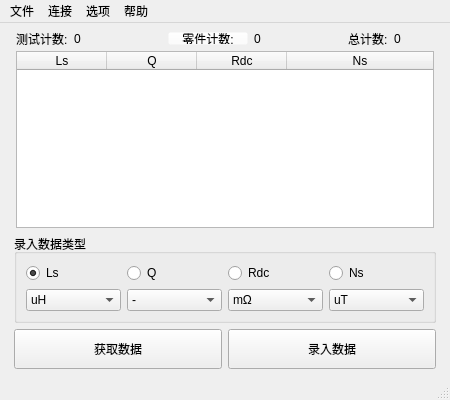
<?xml version="1.0" encoding="UTF-8"?>
<ui version="4.0">
 <class>MainWindow</class>
 <widget class="QMainWindow" name="MainWindow">
  <property name="geometry">
   <rect>
    <x>0</x>
    <y>0</y>
    <width>450</width>
    <height>400</height>
   </rect>
  </property>
  <property name="minimumSize">
   <size>
    <width>450</width>
    <height>300</height>
   </size>
  </property>
  <property name="windowTitle">
   <string>TH2837</string>
  </property>
  <property name="windowIcon">
   <iconset resource="iqc.qrc">
    <normaloff>:/pics/pic/acbel256.gif</normaloff>:/pics/pic/acbel256.gif</iconset>
  </property>
  <property name="toolButtonStyle">
   <enum>Qt::ToolButtonStyle::ToolButtonFollowStyle</enum>
  </property>
  <widget class="QWidget" name="centralwidget">
   <layout class="QGridLayout" name="gridLayout_4">
    <item row="9" column="1">
     <widget class="QGroupBox" name="groupBox">
      <property name="maximumSize">
       <size>
        <width>16777215</width>
        <height>120</height>
       </size>
      </property>
      <property name="title">
       <string>录入数据类型</string>
      </property>
      <layout class="QVBoxLayout" name="verticalLayout">
       <item>
        <layout class="QGridLayout" name="gridLayout_2">
         <item row="0" column="0">
          <widget class="QRadioButton" name="rBtnLs">
           <property name="maximumSize">
            <size>
             <width>16777215</width>
             <height>20</height>
            </size>
           </property>
           <property name="statusTip">
            <string>电感量</string>
           </property>
           <property name="text">
            <string>Ls</string>
           </property>
           <property name="checked">
            <bool>true</bool>
           </property>
           <attribute name="buttonGroup">
            <string notr="true">buttonGroup</string>
           </attribute>
          </widget>
         </item>
         <item row="0" column="1">
          <widget class="QRadioButton" name="rBtnQ">
           <property name="maximumSize">
            <size>
             <width>16777215</width>
             <height>20</height>
            </size>
           </property>
           <property name="statusTip">
            <string>品质因素</string>
           </property>
           <property name="text">
            <string>Q</string>
           </property>
           <attribute name="buttonGroup">
            <string notr="true">buttonGroup</string>
           </attribute>
          </widget>
         </item>
         <item row="0" column="2">
          <widget class="QRadioButton" name="rBtnRdc">
           <property name="maximumSize">
            <size>
             <width>16777215</width>
             <height>20</height>
            </size>
           </property>
           <property name="statusTip">
            <string>直流阻抗</string>
           </property>
           <property name="text">
            <string>Rdc</string>
           </property>
           <attribute name="buttonGroup">
            <string notr="true">buttonGroup</string>
           </attribute>
          </widget>
         </item>
         <item row="0" column="3">
          <widget class="QRadioButton" name="rBtnNs">
           <property name="maximumSize">
            <size>
             <width>16777215</width>
             <height>20</height>
            </size>
           </property>
           <property name="statusTip">
            <string>圈数</string>
           </property>
           <property name="text">
            <string>Ns</string>
           </property>
           <attribute name="buttonGroup">
            <string notr="true">buttonGroup</string>
           </attribute>
          </widget>
         </item>
        </layout>
       </item>
       <item>
        <layout class="QHBoxLayout" name="horizontalLayout_2">
         <item>
          <widget class="QComboBox" name="cboLs">
           <item>
            <property name="text">
             <string>uH</string>
            </property>
           </item>
           <item>
            <property name="text">
             <string>mH</string>
            </property>
           </item>
           <item>
            <property name="text">
             <string>H</string>
            </property>
           </item>
          </widget>
         </item>
         <item>
          <widget class="QComboBox" name="cboQ">
           <item>
            <property name="text">
             <string>-</string>
            </property>
           </item>
          </widget>
         </item>
         <item>
          <widget class="QComboBox" name="cboRdc">
           <item>
            <property name="text">
             <string>mΩ</string>
            </property>
           </item>
           <item>
            <property name="text">
             <string>Ω</string>
            </property>
           </item>
          </widget>
         </item>
         <item>
          <widget class="QComboBox" name="cboNs">
           <property name="currentIndex">
            <number>0</number>
           </property>
           <item>
            <property name="text">
             <string>uT</string>
            </property>
           </item>
           <item>
            <property name="text">
             <string>mT</string>
            </property>
           </item>
           <item>
            <property name="text">
             <string>T</string>
            </property>
           </item>
          </widget>
         </item>
        </layout>
       </item>
      </layout>
     </widget>
    </item>
    <item row="10" column="1">
     <layout class="QGridLayout" name="gridLayout">
      <item row="0" column="0">
       <widget class="QPushButton" name="btnGetdatas">
        <property name="minimumSize">
         <size>
          <width>0</width>
          <height>40</height>
         </size>
        </property>
        <property name="statusTip">
         <string>从TH2837中获取数据</string>
        </property>
        <property name="text">
         <string>获取数据</string>
        </property>
       </widget>
      </item>
      <item row="0" column="1">
       <widget class="QPushButton" name="btnGetstop">
        <property name="minimumSize">
         <size>
          <width>0</width>
          <height>40</height>
         </size>
        </property>
        <property name="statusTip">
         <string>将数据录入系统</string>
        </property>
        <property name="text">
         <string>录入数据</string>
        </property>
       </widget>
      </item>
     </layout>
    </item>
    <item row="7" column="1" rowspan="2">
     <layout class="QVBoxLayout" name="verticalLayout_2">
      <property name="spacing">
       <number>0</number>
      </property>
      <property name="leftMargin">
       <number>2</number>
      </property>
      <property name="rightMargin">
       <number>2</number>
      </property>
      <item>
       <widget class="QTableWidget" name="tableOutput">
        <property name="sizePolicy">
         <sizepolicy hsizetype="Expanding" vsizetype="Expanding">
          <horstretch>0</horstretch>
          <verstretch>0</verstretch>
         </sizepolicy>
        </property>
        <property name="minimumSize">
         <size>
          <width>300</width>
          <height>80</height>
         </size>
        </property>
        <property name="statusTip">
         <string>数据显示区</string>
        </property>
        <property name="lineWidth">
         <number>0</number>
        </property>
        <property name="autoScrollMargin">
         <number>12</number>
        </property>
        <property name="editTriggers">
         <set>QAbstractItemView::EditTrigger::EditKeyPressed</set>
        </property>
        <property name="selectionBehavior">
         <enum>QAbstractItemView::SelectionBehavior::SelectItems</enum>
        </property>
        <property name="horizontalScrollMode">
         <enum>QAbstractItemView::ScrollMode::ScrollPerPixel</enum>
        </property>
        <property name="gridStyle">
         <enum>Qt::PenStyle::DotLine</enum>
        </property>
        <property name="rowCount">
         <number>0</number>
        </property>
        <property name="columnCount">
         <number>4</number>
        </property>
        <attribute name="horizontalHeaderVisible">
         <bool>true</bool>
        </attribute>
        <attribute name="horizontalHeaderDefaultSectionSize">
         <number>90</number>
        </attribute>
        <attribute name="horizontalHeaderStretchLastSection">
         <bool>true</bool>
        </attribute>
        <attribute name="verticalHeaderVisible">
         <bool>true</bool>
        </attribute>
        <attribute name="verticalHeaderCascadingSectionResizes">
         <bool>true</bool>
        </attribute>
        <attribute name="verticalHeaderStretchLastSection">
         <bool>false</bool>
        </attribute>
        <column>
         <property name="text">
          <string>Ls</string>
         </property>
        </column>
        <column>
         <property name="text">
          <string>Q</string>
         </property>
        </column>
        <column>
         <property name="text">
          <string>Rdc</string>
         </property>
        </column>
        <column>
         <property name="text">
          <string>Ns</string>
         </property>
        </column>
       </widget>
      </item>
     </layout>
    </item>
    <item row="1" column="1">
     <layout class="QHBoxLayout" name="horizontalLayout">
      <property name="sizeConstraint">
       <enum>QLayout::SizeConstraint::SetDefaultConstraint</enum>
      </property>
      <property name="leftMargin">
       <number>2</number>
      </property>
      <property name="rightMargin">
       <number>2</number>
      </property>
      <item>
       <widget class="QLabel" name="label_1">
        <property name="sizePolicy">
         <sizepolicy hsizetype="Preferred" vsizetype="Fixed">
          <horstretch>0</horstretch>
          <verstretch>0</verstretch>
         </sizepolicy>
        </property>
        <property name="minimumSize">
         <size>
          <width>0</width>
          <height>10</height>
         </size>
        </property>
        <property name="maximumSize">
         <size>
          <width>16777215</width>
          <height>20</height>
         </size>
        </property>
        <property name="text">
         <string>测试计数:</string>
        </property>
       </widget>
      </item>
      <item>
       <widget class="QLabel" name="label_counttest">
        <property name="sizePolicy">
         <sizepolicy hsizetype="Expanding" vsizetype="Fixed">
          <horstretch>0</horstretch>
          <verstretch>0</verstretch>
         </sizepolicy>
        </property>
        <property name="minimumSize">
         <size>
          <width>40</width>
          <height>10</height>
         </size>
        </property>
        <property name="maximumSize">
         <size>
          <width>16777215</width>
          <height>20</height>
         </size>
        </property>
        <property name="statusTip">
         <string/>
        </property>
        <property name="text">
         <string>0</string>
        </property>
       </widget>
      </item>
      <item>
       <widget class="QPushButton" name="btn_countcomponent">
        <property name="minimumSize">
         <size>
          <width>0</width>
          <height>10</height>
         </size>
        </property>
        <property name="maximumSize">
         <size>
          <width>16777215</width>
          <height>20</height>
         </size>
        </property>
        <property name="styleSheet">
         <string notr="true">background-color: rgba(255, 255, 255, 0);</string>
        </property>
        <property name="text">
         <string>零件计数:</string>
        </property>
       </widget>
      </item>
      <item>
       <widget class="QLabel" name="label_countcomponent">
        <property name="sizePolicy">
         <sizepolicy hsizetype="Expanding" vsizetype="Fixed">
          <horstretch>0</horstretch>
          <verstretch>0</verstretch>
         </sizepolicy>
        </property>
        <property name="minimumSize">
         <size>
          <width>40</width>
          <height>10</height>
         </size>
        </property>
        <property name="maximumSize">
         <size>
          <width>16777215</width>
          <height>20</height>
         </size>
        </property>
        <property name="text">
         <string>0</string>
        </property>
       </widget>
      </item>
      <item>
       <widget class="QLabel" name="label_3">
        <property name="sizePolicy">
         <sizepolicy hsizetype="Preferred" vsizetype="Fixed">
          <horstretch>0</horstretch>
          <verstretch>0</verstretch>
         </sizepolicy>
        </property>
        <property name="minimumSize">
         <size>
          <width>0</width>
          <height>10</height>
         </size>
        </property>
        <property name="maximumSize">
         <size>
          <width>16777215</width>
          <height>20</height>
         </size>
        </property>
        <property name="text">
         <string>总计数:</string>
        </property>
       </widget>
      </item>
      <item>
       <widget class="QLabel" name="label_counttotal">
        <property name="sizePolicy">
         <sizepolicy hsizetype="Preferred" vsizetype="Fixed">
          <horstretch>0</horstretch>
          <verstretch>0</verstretch>
         </sizepolicy>
        </property>
        <property name="minimumSize">
         <size>
          <width>40</width>
          <height>10</height>
         </size>
        </property>
        <property name="maximumSize">
         <size>
          <width>16777215</width>
          <height>20</height>
         </size>
        </property>
        <property name="text">
         <string>0</string>
        </property>
       </widget>
      </item>
     </layout>
    </item>
    <item row="7" column="0" rowspan="2">
     <spacer name="horizontalSpacer_2">
      <property name="orientation">
       <enum>Qt::Orientation::Horizontal</enum>
      </property>
      <property name="sizeType">
       <enum>QSizePolicy::Policy::Fixed</enum>
      </property>
      <property name="sizeHint" stdset="0">
       <size>
        <width>5</width>
        <height>20</height>
       </size>
      </property>
     </spacer>
    </item>
    <item row="7" column="2" rowspan="2">
     <spacer name="horizontalSpacer">
      <property name="orientation">
       <enum>Qt::Orientation::Horizontal</enum>
      </property>
      <property name="sizeType">
       <enum>QSizePolicy::Policy::Fixed</enum>
      </property>
      <property name="sizeHint" stdset="0">
       <size>
        <width>5</width>
        <height>20</height>
       </size>
      </property>
     </spacer>
    </item>
   </layout>
  </widget>
  <widget class="QMenuBar" name="menubar">
   <property name="geometry">
    <rect>
     <x>0</x>
     <y>0</y>
     <width>450</width>
     <height>21</height>
    </rect>
   </property>
   <widget class="QMenu" name="menu_1">
    <property name="title">
     <string>连接</string>
    </property>
    <addaction name="actioncom"/>
    <addaction name="separator"/>
    <addaction name="actionsets_reconn"/>
    <addaction name="actiondisconn"/>
   </widget>
   <widget class="QMenu" name="menu_0">
    <property name="title">
     <string>文件</string>
    </property>
    <addaction name="actionsavedatas"/>
    <addaction name="actionreset"/>
    <addaction name="separator"/>
    <addaction name="actionquit"/>
   </widget>
   <widget class="QMenu" name="menu_3">
    <property name="title">
     <string>帮助</string>
    </property>
    <addaction name="actioncmdwin"/>
    <addaction name="actionabout"/>
   </widget>
   <widget class="QMenu" name="menu_2">
    <property name="title">
     <string>选项</string>
    </property>
    <addaction name="actioncompadd"/>
    <addaction name="separator"/>
    <addaction name="actionsettings"/>
   </widget>
   <addaction name="menu_0"/>
   <addaction name="menu_1"/>
   <addaction name="menu_2"/>
   <addaction name="menu_3"/>
  </widget>
  <widget class="QStatusBar" name="MainstatusBar"/>
  <action name="actiondisconn">
   <property name="text">
    <string>断开连接</string>
   </property>
   <property name="statusTip">
    <string>断开串口以解除占用</string>
   </property>
  </action>
  <action name="actionquit">
   <property name="checkable">
    <bool>false</bool>
   </property>
   <property name="checked">
    <bool>false</bool>
   </property>
   <property name="text">
    <string>退出</string>
   </property>
   <property name="statusTip">
    <string>退出程序</string>
   </property>
   <property name="whatsThis">
    <string>退出程序</string>
   </property>
   <property name="visible">
    <bool>true</bool>
   </property>
   <property name="menuRole">
    <enum>QAction::MenuRole::QuitRole</enum>
   </property>
   <property name="iconVisibleInMenu">
    <bool>true</bool>
   </property>
  </action>
  <action name="actioncom">
   <property name="text">
    <string>打开串口...</string>
   </property>
   <property name="statusTip">
    <string>设置并打开串口</string>
   </property>
   <property name="menuRole">
    <enum>QAction::MenuRole::TextHeuristicRole</enum>
   </property>
  </action>
  <action name="actionsets_reconn">
   <property name="checkable">
    <bool>true</bool>
   </property>
   <property name="text">
    <string>启动时恢复上一次连接</string>
   </property>
   <property name="statusTip">
    <string/>
   </property>
  </action>
  <action name="actionabout">
   <property name="text">
    <string>关于</string>
   </property>
  </action>
  <action name="actioncmdwin">
   <property name="text">
    <string>命令行</string>
   </property>
  </action>
  <action name="actionsavedatas">
   <property name="text">
    <string>将数据另存为</string>
   </property>
  </action>
  <action name="actionreset">
   <property name="text">
    <string>重置</string>
   </property>
  </action>
  <action name="actioncompadd">
   <property name="text">
    <string>零件数增一</string>
   </property>
  </action>
  <action name="actionsettings">
   <property name="text">
    <string>更多设置...</string>
   </property>
  </action>
 </widget>
 <tabstops>
  <tabstop>btnGetdatas</tabstop>
  <tabstop>btnGetstop</tabstop>
 </tabstops>
 <resources>
  <include location="iqc.qrc"/>
 </resources>
 <connections>
  <connection>
   <sender>actionquit</sender>
   <signal>triggered()</signal>
   <receiver>MainWindow</receiver>
   <slot>close()</slot>
   <hints>
    <hint type="sourcelabel">
     <x>-1</x>
     <y>-1</y>
    </hint>
    <hint type="destinationlabel">
     <x>159</x>
     <y>119</y>
    </hint>
   </hints>
  </connection>
 </connections>
 <designerdata>
  <property name="gridDeltaX">
   <number>10</number>
  </property>
  <property name="gridDeltaY">
   <number>10</number>
  </property>
  <property name="gridSnapX">
   <bool>true</bool>
  </property>
  <property name="gridSnapY">
   <bool>true</bool>
  </property>
  <property name="gridVisible">
   <bool>true</bool>
  </property>
 </designerdata>
 <buttongroups>
  <buttongroup name="buttonGroup"/>
 </buttongroups>
</ui>
